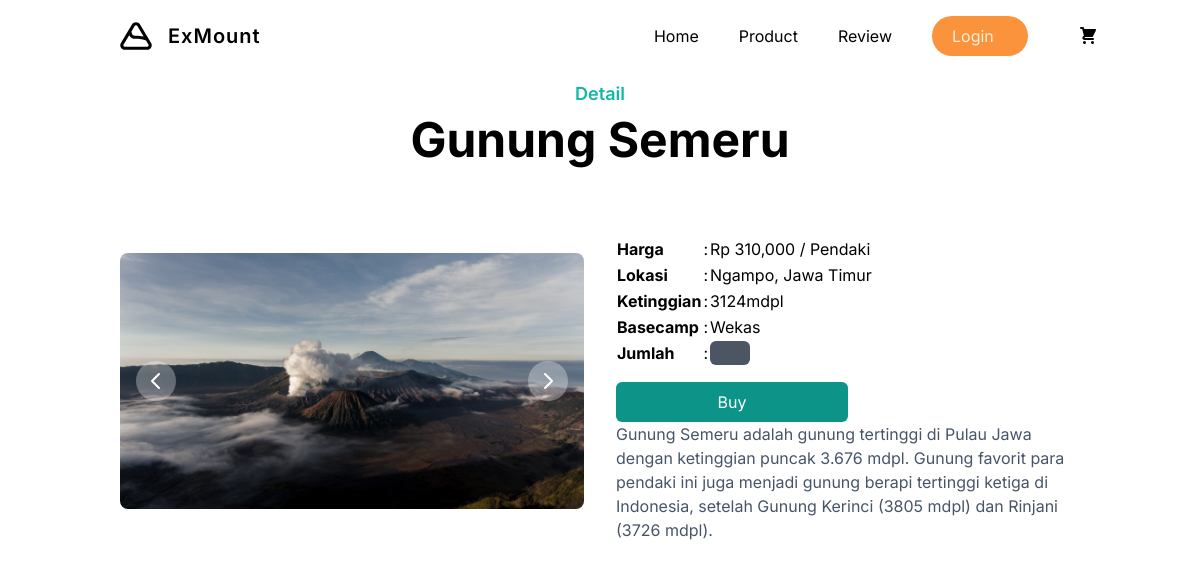
Screenshot of /detail.php?id=1 with the database file from the repository.
### tables this page shows
CREATE TABLE `mount` (
  `id_mount` int(11) NOT NULL,
  `nama_mount` varchar(30) NOT NULL,
  `lokasi_mount` varchar(100) NOT NULL,
  `foto_mount1` varchar(100) NOT NULL,
  `foto_mount2` varchar(100) NOT NULL,
  `foto_mount3` varchar(100) NOT NULL,
  `harga_tiket` int(11) NOT NULL,
  `desk_mount` text NOT NULL
);

### detail.php (the view, shortened to what this page needs)
<?php
include 'fungsi.php';
$id_mount = $_GET["id"];
$ambil = $koneksi->query("SELECT * FROM mount WHERE id_mount ='$id_mount'");
$detail = $ambil->fetch_assoc();
?>
<!DOCTYPE html>
<html lang="en">
<head>
    <link rel="stylesheet" href="./css/style.css">
</head>
<body>
    <?php include 'navbar.php'; ?>
    <section class="pt-20">
        <div class="container">
            <div class="w-full px-4">
                <div class="max-w-xl mx-auto text-center">
                    <h4 class="font-semibold text-lg mb-2 text-teal-500">Detail</h4>
                    <h2 class="font-bold text-dark text-3xl sm:text-4xl lg:text-5xl pb-4"><?php echo $detail['nama_mount']; ?></h2>
                </div>
            </div>
            <div class="flex flex-wrap">
                <div class="w-full self-center px-4 lg:w-1/2 my-10">
                    <div id="controls-carousel" class="relative" data-carousel="static">
                        <div class="overflow-hidden relative h-48 rounded-lg sm:h-64 xl:h-80 2xl:h-96">
                            <div class="duration-700 ease-in-out absolute inset-0 transition-all transform translate-x-0 z-20" data-carousel-item="active">
                                <img src="foto_mount/<?php echo $detail['foto_mount2']; ?>" class="block absolute top-1/2 left-1/2 w-full -translate-x-1/2 -translate-y-1/2" alt="...">
                            </div>
                        </div>
                        <button type="button" class="flex absolute top-0 left-0 z-30 justify-center items-center px-4 h-full cursor-pointer group focus:outline-none" data-carousel-prev="">
                            <span class="inline-flex justify-center items-center w-10 h-10 rounded-full bg-white/30 dark:bg-gray-800/30 group-hover:bg-white/50 dark:group-hover:bg-gray-800/60 group-focus:ring-4 group-focus:ring-white dark:group-focus:ring-gray-800/70 group-focus:outline-none">
                                <svg class="w-6 h-6 text-white dark:text-gray-800" fill="none" stroke="currentColor" viewBox="0 0 24 24" xmlns="http://www.w3.org/2000/svg">
                                    <path stroke-linecap="round" stroke-linejoin="round" stroke-width="2" d="M15 19l-7-7 7-7"></path>
                                </svg>
                            </span>
                        </button>
                        <button type="button" class="flex absolute top-0 right-0 z-30 justify-center items-center px-4 h-full cursor-pointer group focus:outline-none" data-carousel-next="">
                            <span class="inline-flex justify-center items-center w-10 h-10 rounded-full bg-white/30 dark:bg-gray-800/30 group-hover:bg-white/50 dark:group-hover:bg-gray-800/60 group-focus:ring-4 group-focus:ring-white dark:group-focus:ring-gray-800/70 group-focus:outline-none">
                                <svg class="w-6 h-6 text-white dark:text-gray-800" fill="none" stroke="currentColor" viewBox="0 0 24 24" xmlns="http://www.w3.org/2000/svg">
                                    <path stroke-linecap="round" stroke-linejoin="round" stroke-width="2" d="M9 5l7 7-7 7"></path>
                                </svg>
                            </span>
                        </button>
                    </div>
                </div>
                <div class="w-full py-10 px-4 lg:w-1/2">
                    <form action="" method="post">
                        <table class="my-4">
                            <tr>
                                <td><b>Harga</b></td>
                                <td>:</td>
                                <td>Rp <?php echo number_format($detail['harga_tiket']); ?> / Pendaki</td>
                            </tr>
                            <tr>
                                <td><b>Lokasi</b></td>
                                <td>:</td>
                                <td><?php echo $detail['lokasi_mount']; ?></td>
                            </tr>
                            <tr>
                                <td><b>Ketinggian</b></td>
                                <td>:</td>
                                <td>3124mdpl</td>
                            </tr>
                            <tr>
                                <td><b>Basecamp</b></td>
                                <td>:</td>
                                <td>Wekas</td>
                            </tr>
                            <tr>
                                <td><b>Jumlah</b></td>
                                <td>:</td>
                                <td>
                                    <input type="number" name="jumlah" id="jumlah" min="1" class="w-10 pl-2 bg-gray-600 rounded-md outline-none">
                                </td>
                        </table>
                        <button name="beli" class="bg-teal-600 text-white p-2 rounded-md hover:opacity-80 w-1/2">Buy</button>
                    </form>
                    <p class="text-slate-600"><?php echo $detail['desk_mount']; ?></p>
                </div>
            </div>
        </div>
    </section>
</body>

### navbar.php (shortened to what this page needs)
<!DOCTYPE html>
<html lang="en">
<head>
    <link rel="stylesheet" href="css/style.css">
</head>
<body>
    <header class="absolute w-full z-50 px-4">
        <div class="container mx-auto py-4 px-2">
            <div class="flex items-center">
                <div class="w-56 pl-6 flex items-center">
                    <img class="w-6 md:w-8" src="./img/logonew.svg" alt="gunung">
                    <p class="text-lg font-semibold ml-4 md:text-xl tracking-wider">ExMount</p>
                </div>
                <div class="w-auto">
                    <ul id="menu" class="fixed flex-col invisible items-center justify-center opacity-0
                    md:visible md:flex-row md:bg-transparent md:relative md:opacity-100 md:flex">
                        <li class="mx-5 py-5 md:py-0">
                            <a id="navlink" href="index.php?halaman=home" class="text-black hover:text-orange-500" onclick="document.location.reload(true)">Home</a>
                        </li>
                        <li class="mx-5 py-5 md:py-0">
                            <a id="navlink" href="index.php?halaman=produk" class="text-black hover:text-orange-500" onclick="document.location.reload(true)">Product</a>
                        </li>
                        <li class="mx-5 py-5 md:py-0">
                            <a id="navlink" href="#review" class="text-black hover:text-orange-500" onclick="document.location.reload(true)">Review</a>
                        </li>
                        <?php if (isset($_SESSION["users"])) : ?>
                            <div class="flex mx-8">
                                <img class="w-10 h-10 rounded-full" src="./img/aditya.jpg" alt="Rounded avatar">
                                <button id="dropdownDefault" data-dropdown-toggle="dropdown" class="text-black font-medium rounded-lg text-sm px-3 text-center inline-flex items-center" type="button"><svg class="w-4 h-4 ml-2" fill="none" stroke="currentColor" viewBox="0 0 24 24" xmlns="http://www.w3.org/2000/svg">
                                        <path stroke-linecap="round" stroke-linejoin="round" stroke-width="2" d="M19 9l-7 7-7-7"></path>
                                    </svg></button>
                                <div id="dropdown" class="z-10 hidden bg-white divide-y divide-gray-100 rounded shadow w-44 dark:bg-gray-700">
                                    <ul class="py-1 text-sm text-gray-700 dark:text-gray-200" aria-labelledby="dropdownDefault">
                                        <li>
                                            <a href="profile.php" class="block px-4 py-2 hover:bg-gray-100 dark:hover:bg-gray-600 dark:hover:text-white">Profile</a>
                                        </li>
                                        <li>
                                            <a href="index.php?halaman=history" class="block px-4 py-2 hover:bg-gray-100 dark:hover:bg-gray-600 dark:hover:text-white">History</a>
                                        </li>
                                        <li>
                                            <a href="logout.php" class="block px-4 py-2 hover:bg-gray-100 dark:hover:bg-gray-600 dark:hover:text-white">Logout</a>
                                        </li>
                                    </ul>
                                </div>
                            </div>
                        <?php else : ?>
                            <li class="mx-5 py-5 md:py-0">
                                <div class="rounded-3xl w-24 pl-5 py-2 bg-orange-400 hover:bg-orange-500 cursor-pointer">
                                    <a href="login.php" class="text-orange-100">Login</a>
                                </div>
                            </li><br>
                        <?php endif; ?>
                    </ul>
                </div>
                <div class="w-auto">
                    <ul class="flex items-center">
                        <li class="ml-6">
                            <a href="index.php?halaman=keranjang" class="flex items-center justify-center w-8 h-8 text-black hover:text-orange-500">
                            </a>
                        </li>
                    </ul>
                </div>
            </div>
        </div>
    </header>
</body>
</html>

### rows the page displays
mount: nama_mount "Gunung Semeru", foto_mount2 (picture), harga_tiket "310,000", lokasi_mount "Ngampo, Jawa Timur", desk_mount "Gunung Semeru adalah gunung tertinggi di Pulau Jawa dengan ketinggian puncak 3.676 mdpl. Gunung favorit para pendaki ini juga menjadi gunung berapi tertinggi ketiga di Indonesia, setelah Gunung Kerinci (3805 mdpl) dan Rinjani (3726 mdpl)."
